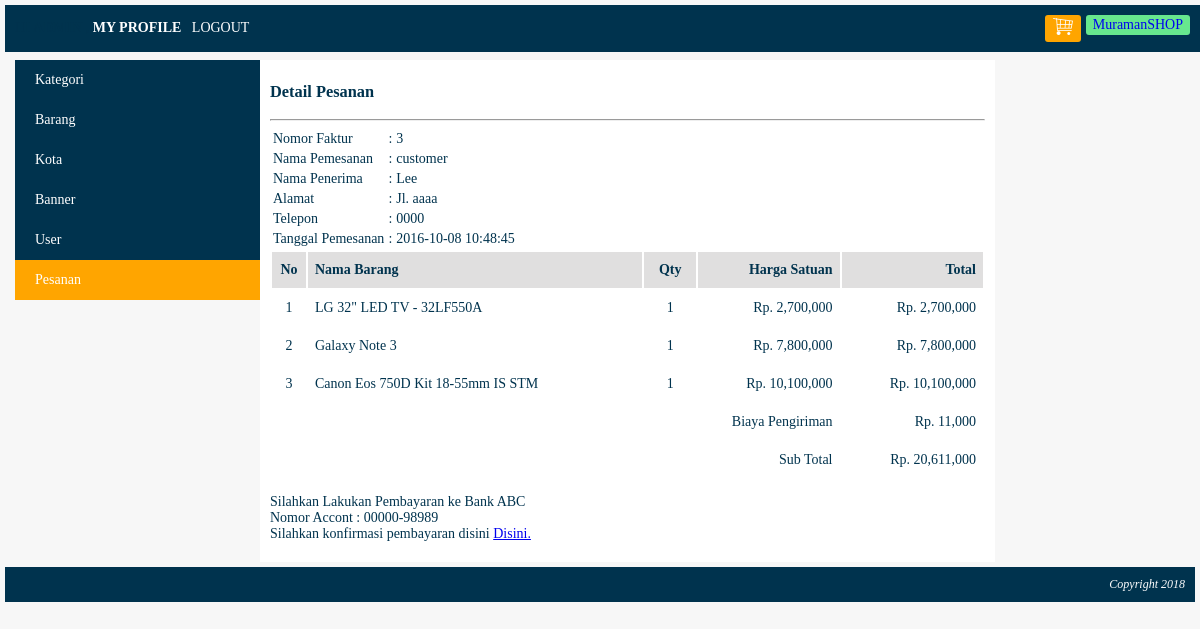
/index.php?page=my_profile&module=pesanan&action=detail&pesanan_id=3 (signed in), run on the app's committed database.
### tables this page shows
CREATE TABLE `pesanan` (
  `pesanan_id` int(10) NOT NULL,
  `kota_id` int(10) NOT NULL,
  `user_id` int(10) NOT NULL,
  `nama_penerima` varchar(150) NOT NULL,
  `nomor_telepon` varchar(15) NOT NULL,
  `alamat` varchar(300) NOT NULL,
  `tanggal_pemesanan` datetime NOT NULL,
  `status` tinyint(4) NOT NULL
);

CREATE TABLE `user` (
  `user_id` int(10) NOT NULL,
  `level` varchar(30) NOT NULL,
  `nama` varchar(150) NOT NULL,
  `email` varchar(160) NOT NULL,
  `alamat` varchar(400) NOT NULL,
  `phone` varchar(15) NOT NULL,
  `password` varchar(300) NOT NULL,
  `status` enum('on','off') NOT NULL
);

CREATE TABLE `pesanan_detail` (
  `pesanan_id` int(10) NOT NULL,
  `barang_id` int(10) NOT NULL,
  `quantity` tinyint(2) NOT NULL,
  `harga` int(10) NOT NULL
);

CREATE TABLE `barang` (
  `barang_id` int(10) NOT NULL,
  `kategori_id` int(10) NOT NULL,
  `nama_barang` varchar(250) NOT NULL,
  `spesifikasi` text NOT NULL,
  `gambar` varchar(300) NOT NULL,
  `harga` int(10) NOT NULL,
  `stok` tinyint(1) NOT NULL,
  `status` enum('on','off') NOT NULL
);

CREATE TABLE `kota` (
  `kota_id` int(10) NOT NULL,
  `kota` varchar(150) NOT NULL,
  `tarif` int(10) NOT NULL,
  `status` enum('on','off') NOT NULL
);

### functions/helper.php (called while the page is built, shortened)
<?php
function rupiah($nilai){
   return $string = "Rp. ".number_format($nilai);
}

### module/pesanan/detail.php (the view, shortened to what this page needs)
<?php
$pesanan_id = $_GET["pesanan_id"];
$query = mysqli_query($koneksi, "SELECT pesanan.nama_penerima, pesanan.nomor_telepon, pesanan.alamat, pesanan.tanggal_pemesanan, user.nama, kota.kota, kota.tarif FROM pesanan JOIN user ON pesanan.user_id=user.user_id JOIN kota ON kota.kota_id=pesanan.kota_id WHERE pesanan.pesanan_id='$pesanan_id'");
$row=mysqli_fetch_assoc($query);
$tanggal_pesanan=$row["tanggal_pemesanan"];
$nama_penerima=$row["nama_penerima"];
$nomor_telepon =$row["nomor_telepon"];
$alamat=$row["alamat"];
$nama=$row["nama"];
$tarif=$row["tarif"];
?>
<div id="frame-faktur">
   <h3>Detail Pesanan</h3>
   <hr>
   <table>
      <tr>
         <td>Nomor Faktur</td>
         <td>:</td>
         <td><?=$pesanan_id;?></td>
      </tr>
      <tr>
         <td>Nama Pemesanan </td>
         <td>:</td>
         <td><?=$nama;?></td>
      </tr>
      <tr>
         <td>Nama Penerima</td>
         <td>:</td>
         <td><?=$nama_penerima;?></td>
      </tr>
      <tr>
         <td>Alamat</td>
         <td>:</td>
         <td><?=$alamat;?></td>
      </tr>
      <tr>
         <td>Telepon</td>
         <td>:</td>
         <td><?=$nomor_telepon;?></td>
      </tr>
      <tr>
         <td>Tanggal Pemesanan</td>
         <td>:</td>
         <td><?=$tanggal_pesanan;?></td>
      </tr>
   </table>
</div>
   <table class="table-list">
      <tr class="baris-title">
         <th class="no">No</th>
         <th class="kiri">Nama Barang</th>
         <th class="tengah">Qty</th>
         <th class="kanan">Harga Satuan</th>
         <th class="kanan">Total</th>
      </tr>
      <?php
         $queryDetail=mysqli_query($koneksi,"SELECT pesanan_detail.*, barang.nama_barang FROM pesanan_detail JOIN barang ON pesanan_detail.barang_id=barang.barang_id WHERE pesanan_detail.pesanan_id='$pesanan_id'");
         $no=1;
         $subtotal=0;
         while($rowDetail=mysqli_fetch_assoc($queryDetail)){
            $total = $rowDetail["harga"] * $rowDetail["quantity"];
            $subtotal += $total;
           echo
           "<tr>
               <td class='no'>$no</td>
               <td class='kiri'>$rowDetail[nama_barang]</td>
               <td class='tengah'>$rowDetail[quantity]</td>
               <td class='kanan'>".rupiah($rowDetail["harga"])."</td>
               <td class='kanan'>".rupiah($total)."</td>
            </tr>";
            $no++;
         }
         $subtotal +=$tarif;
      ?>
      <tr>
         <td class="kanan" colspan="4">Biaya Pengiriman</td>
         <td class="kanan"><?=rupiah($tarif);?></td>
      </tr>
      <tr>
         <td class="kanan" colspan="4">Sub Total</td>
         <td class="kanan"><?=rupiah($subtotal);?></td>
      </tr>
   </table>
   <div id="frame-konfirmasi">
      <p>Silahkan Lakukan Pembayaran ke Bank ABC <br>
         Nomor Accont : 00000-98989 <br>
         Silahkan konfirmasi pembayaran disini <a href="<?= BASE_URL."index.php?page=my_profile&module=pesanan&action=konfirmasi_pembayaran&pesanan_id=$pesanan_id"?>">Disini.</a>
      </p>
   </div>

### css/style.css (style rules this page uses)
body { font-family:Verdana; font-size: 14px; color:#00334e; background: #f7f7f7; margin: 0px; padding: 0px; box-sizing: border-box; }
.table-list { width: 100%; }
.table-list tr.baris-title { background: #e0dfdf; }
.table-list tr th, .table-list tr td { padding: 10px 7px; }
.no { width: 20px; text-align: center; }
.kiri { text-align: left; }
.tengah { text-align: center; }
.kanan { text-align: right; }

### data on the page
pesanan: user.nama "customer", nama_penerima "Lee", alamat "Jl. aaaa", nomor_telepon "0000", tanggal_pemesanan "2016-10-08 10:48:45", kota.tarif "Rp. 11,000"
pesanan_detail: barang_id.nama_barang "LG 32\" LED TV - 32LF550A", quantity "1", harga "Rp. 2,700,000", rupiah($total) "Rp. 2,700,000"
pesanan_detail: barang_id.nama_barang "Galaxy Note 3", quantity "1", harga "Rp. 7,800,000", rupiah($total) "Rp. 7,800,000"
pesanan_detail: barang_id.nama_barang "Canon Eos 750D Kit 18-55mm IS STM", quantity "1", harga "Rp. 10,100,000", rupiah($total) "Rp. 10,100,000"

### other printed values
$pesanan_id "3"
rupiah($subtotal) "Rp. 20,611,000"
